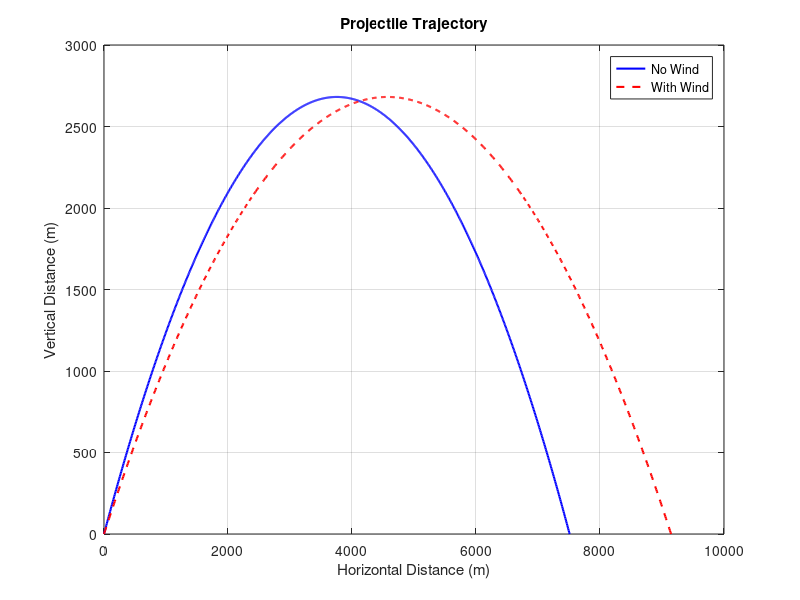

Write MATLAB code to recreate this figure.
% Constants
g = 9.81; % acceleration due to gravity (m/s^2)
v0 = 280; % initial velocity (m/s)
theta = 55; % launch angle (degrees)
wind_speed = 35; % wind speed (m/s)

% Components of initial velocity
v0x = v0 * cosd(theta); % initial velocity in x-direction
v0y = v0 * sind(theta); % initial velocity in y-direction

% Time of flight
t_flight = (2 * v0y) / g;

% Time intervals
t_intervals = linspace(0, t_flight, 1000);

% Trajectory without wind
x_no_wind = v0x * t_intervals;
y_no_wind = v0y * t_intervals - 0.5 * g * t_intervals.^2;

% Trajectory with wind
x_with_wind = v0x * t_intervals + wind_speed * t_intervals;
y_with_wind = v0y * t_intervals - 0.5 * g * t_intervals.^2;

% Plotting the trajectories
figure;
plot(x_no_wind, y_no_wind, 'b', 'LineWidth', 1.5);
hold on;
plot(x_with_wind, y_with_wind, 'r--', 'LineWidth', 1.5);
xlabel('Horizontal Distance (m)');
ylabel('Vertical Distance (m)');
title('Projectile Trajectory');
legend('No Wind', 'With Wind');
grid on;
